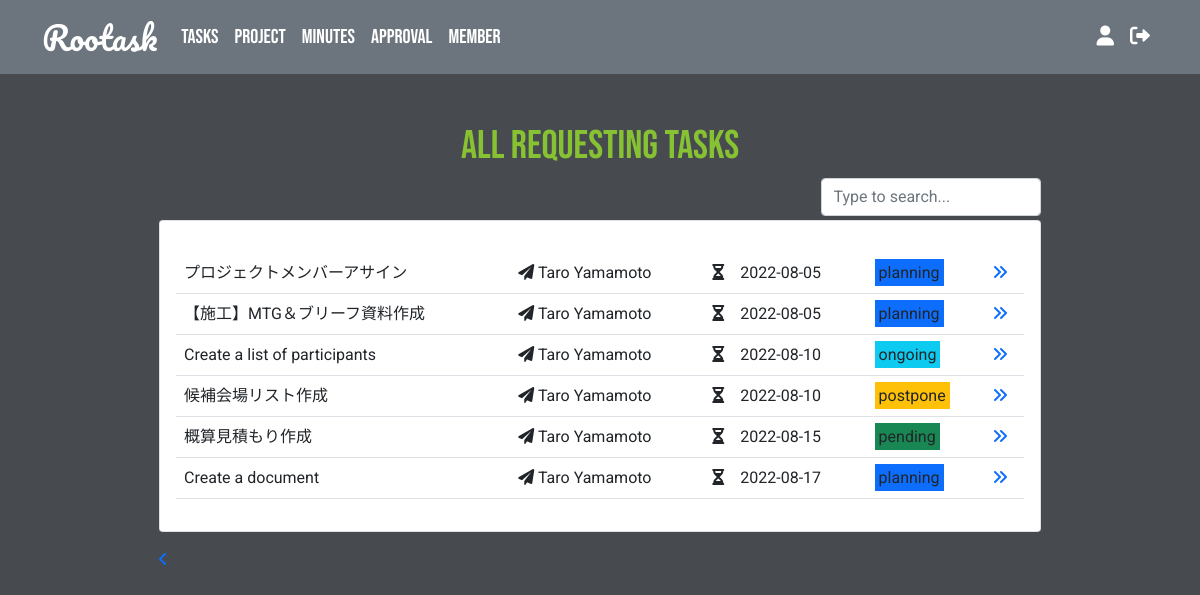
The page /views/summary-request-all.php?user_id=5 (signed in) on the database its author committed.
### tables this page shows
CREATE TABLE `tasks` (
  `task_id` int(15) NOT NULL,
  `project_id` int(15) NOT NULL,
  `user_id` int(15) NOT NULL,
  `task_name` varchar(50) NOT NULL,
  `assign_id` int(30) NOT NULL,
  `date_posted` timestamp NOT NULL DEFAULT CURRENT_TIMESTAMP ON UPDATE CURRENT_TIMESTAMP,
  `deadline` date DEFAULT NULL,
  `task_status` varchar(15) NOT NULL DEFAULT 'ongoing',
  `note` varchar(300) DEFAULT NULL
);

CREATE TABLE `users` (
  `user_id` int(11) NOT NULL,
  `account_id` int(11) NOT NULL,
  `first_name` varchar(50) NOT NULL,
  `last_name` varchar(50) NOT NULL,
  `email` varchar(100) DEFAULT NULL,
  `avatar` varchar(255) DEFAULT 'profile.jpg',
  `division` varchar(50) DEFAULT NULL,
  `position` varchar(50) DEFAULT NULL
);

### classes/database.php (called while the page is built, shortened)
<?php
class Database {
    private $server_name = "localhost";
    private $username = "root";
    private $password = "root";
    private $db_name = "rootask";
    public function __construct(){
        $this->conn = new mysqli($this->server_name, $this->username, $this->password, $this->db_name);
    }
}
?>

### classes/task.php (called while the page is built, shortened)
<?php
require_once "database.php";
class Task extends Database {
    public function getRequestAllTasks($user_id){
        $sql = "SELECT tasks.task_id, tasks.project_id, tasks.user_id, tasks.task_name, tasks.assign_id, tasks.date_posted, tasks.deadline, tasks.task_status, tasks.note, projects.project_name, users.first_name, users.last_name FROM tasks INNER JOIN projects ON tasks.project_id = projects.project_id INNER JOIN users ON users.user_id = tasks.user_id WHERE tasks.user_id = $user_id AND `task_status` != 'done' AND `task_status` != 'canceled' ORDER BY `deadline`";
        if($result = $this->conn->query($sql)){
            return $result;
        }else{
            die("Error retrieving task:" . $this->conn->error);
        }
    }
}
?>

### views/summary-request-all.php (the view, shortened to what this page needs)
<?php
require "../classes/task.php";
$user_id = $_SESSION['user_id'];
$task = new Task;
$tasks_result = $task->getRequestAllTasks($user_id);
?>
<!DOCTYPE html>
<html lang="en">
<head>
    <link href="https://cdn.jsdelivr.net/npm/bootstrap@5.1.3/dist/css/bootstrap.min.css" rel="stylesheet">
    <link rel="stylesheet" href="https://cdnjs.cloudflare.com/ajax/libs/font-awesome/6.0.0/css/all.min.css"/>
    <link rel="stylesheet" href="../styles/style.css">
</head>
<body>
<?php
if($_SESSION['role'] == "U"){
    require_once "../navbar/nav-bar-user.php";
}else{
    require_once "../navbar/nav-bar-admin.php";
}
?>
<div  class="container-fluid">
    <main class="h-100 w-75 mx-auto mt-5">
        <h1 class="text-center">ALL REQUESTING TASKS</h1>
        <input class="form-control w-25 ms-auto mb-1" list="datalistOptions" id="exampleDataList" placeholder="Type to search...">
        <div class="card">
            <div class="card-body">
                <p class="card-text m-3">
                    <table class="table">
                        <tbody>
                            <?php
                            while($tasks_row = $tasks_result->fetch_assoc()){
                            ?>
                                <tr>
                                <td><?= $tasks_row['task_name'] ?></td>
                                <td><i class="fa-solid fa-paper-plane"></i> <?= $tasks_row['first_name']." ".$tasks_row['last_name']?></td>
                                <td><i class="fa-solid fa-hourglass"></i>　<?= $tasks_row['deadline'] ?></td>
                                <td>
                                <?php
                                    if($tasks_row['task_status'] == "ongoing"){
                                ?>
                                        <span class="text-center bg-info p-1"><?=$tasks_row['task_status']?></span>
                                <?php
                                    }elseif($tasks_row['task_status'] == "planning"){
                                ?>
                                        <span class="text-center bg-primary p-1"><?=$tasks_row['task_status']?></span>
                                <?php
                                    }elseif($tasks_row['task_status'] == "pending"){
                                ?>
                                        <span class="text-center bg-success p-1"><?=$tasks_row['task_status']?></span>
                                <?php
                                    }elseif($tasks_row['task_status'] == "postpone"){
                                ?>
                                    <span class="text-center bg-warning p-1"><?=$tasks_row['task_status']?></span>
                                <?php
                                    }elseif($tasks_row['task_status'] == "canceled"){
                                ?>
                                    <span class="text-center bg-danger p-1"><?=$tasks_row['task_status']?></span>
                                <?php
                                    }elseif($tasks_row['task_status'] == "done"){
                                ?>
                                    <span class="text-center bg-secondary p-1"><?=$tasks_row['task_status']?></span>
                                    <?php
                                    }
                                    ?>
                                </td>
                                <td><a href="task-detail.php?task_id=<?= $tasks_row['task_id'] ?>"><i class="fa-solid fa-angles-right"></i></a></td>
                                </tr>
                            <?php
                            }
                            ?>
                        </tbody>
                    </table>
                </p>
            </div>
        </div>
        <div class="mt-3"><a href="dashboard-user.php"><i class="fa-solid fa-angle-left"></i></a></div>
    </main>
</div>
</body>
</html>

### styles/style.css (style rules this page uses)
* { font-family: 'Roboto', sans-serif; }
body { background-color: #474B4F; }
h1 { color: #86C232; font-family: 'Bebas Neue', sans-serif; }

### rows shown on the page
tasks: task_name "プロジェクトメンバーアサイン", user.first_name "Taro", user.last_name "Yamamoto", deadline "2022-08-05", task_status "planning"
tasks: task_name "【施工】MTG＆ブリーフ資料作成", user.first_name "Taro", user.last_name "Yamamoto", deadline "2022-08-05", task_status "planning"
tasks: task_name "Create a list of participants", user.first_name "Taro", user.last_name "Yamamoto", deadline "2022-08-10", task_status "ongoing"
tasks: task_name "候補会場リスト作成", user.first_name "Taro", user.last_name "Yamamoto", deadline "2022-08-10", task_status "postpone"
tasks: task_name "概算見積もり作成", user.first_name "Taro", user.last_name "Yamamoto", deadline "2022-08-15", task_status "pending"
tasks: task_name "Create a document", user.first_name "Taro", user.last_name "Yamamoto", deadline "2022-08-17", task_status "planning"
